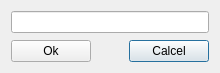
<?xml version="1.0" encoding="UTF-8"?>
<ui version="4.0">
 <class>RAOgame5TilesOrderDialog</class>
 <widget class="QDialog" name="RAOgame5TilesOrderDialog">
  <property name="geometry">
   <rect>
    <x>0</x>
    <y>0</y>
    <width>220</width>
    <height>73</height>
   </rect>
  </property>
  <property name="sizePolicy">
   <sizepolicy hsizetype="Fixed" vsizetype="Fixed">
    <horstretch>0</horstretch>
    <verstretch>0</verstretch>
   </sizepolicy>
  </property>
  <property name="windowTitle">
   <string>Игра5</string>
  </property>
  <layout class="QGridLayout" name="gridLayout">
   <item row="2" column="2">
    <widget class="QPushButton" name="buttonCancel">
     <property name="text">
      <string>Calcel</string>
     </property>
    </widget>
   </item>
   <item row="2" column="0">
    <widget class="QPushButton" name="buttonOk">
     <property name="text">
      <string>Ok</string>
     </property>
    </widget>
   </item>
   <item row="0" column="0" colspan="3">
    <widget class="QLineEdit" name="lineEditPosition"/>
   </item>
   <item row="2" column="1">
    <spacer name="horizontalSpacer">
     <property name="orientation">
      <enum>Qt::Horizontal</enum>
     </property>
     <property name="sizeHint" stdset="0">
      <size>
       <width>40</width>
       <height>20</height>
      </size>
     </property>
    </spacer>
   </item>
   <item row="1" column="0" colspan="3">
    <spacer name="verticalSpacer">
     <property name="orientation">
      <enum>Qt::Vertical</enum>
     </property>
     <property name="sizeHint" stdset="0">
      <size>
       <width>20</width>
       <height>0</height>
      </size>
     </property>
    </spacer>
   </item>
  </layout>
 </widget>
 <resources/>
 <connections/>
</ui>
